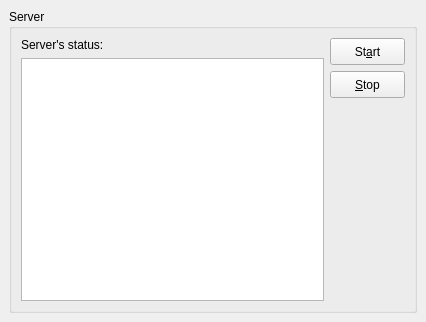
<ui version="4.0" >
 <class>wgServer</class>
 <widget class="QWidget" name="wgServer" >
  <property name="geometry" >
   <rect>
    <x>0</x>
    <y>0</y>
    <width>426</width>
    <height>322</height>
   </rect>
  </property>
  <property name="windowTitle" >
   <string>Form</string>
  </property>
  <layout class="QGridLayout" >
   <property name="margin" >
    <number>9</number>
   </property>
   <property name="spacing" >
    <number>6</number>
   </property>
   <item row="0" column="0" >
    <widget class="QGroupBox" name="groupBox" >
     <property name="title" >
      <string>Server</string>
     </property>
     <layout class="QGridLayout" >
      <property name="margin" >
       <number>9</number>
      </property>
      <property name="spacing" >
       <number>6</number>
      </property>
      <item row="0" column="0" >
       <layout class="QGridLayout" >
        <property name="margin" >
         <number>0</number>
        </property>
        <property name="spacing" >
         <number>6</number>
        </property>
        <item row="1" column="0" >
         <layout class="QHBoxLayout" >
          <property name="margin" >
           <number>0</number>
          </property>
          <property name="spacing" >
           <number>6</number>
          </property>
         </layout>
        </item>
        <item row="0" column="0" >
         <layout class="QHBoxLayout" >
          <property name="margin" >
           <number>0</number>
          </property>
          <property name="spacing" >
           <number>6</number>
          </property>
          <item>
           <layout class="QVBoxLayout" >
            <property name="margin" >
             <number>0</number>
            </property>
            <property name="spacing" >
             <number>6</number>
            </property>
            <item>
             <widget class="QLabel" name="label" >
              <property name="sizePolicy" >
               <sizepolicy>
                <hsizetype>0</hsizetype>
                <vsizetype>0</vsizetype>
                <horstretch>0</horstretch>
                <verstretch>0</verstretch>
               </sizepolicy>
              </property>
              <property name="text" >
               <string>Server's status:</string>
              </property>
             </widget>
            </item>
            <item>
             <widget class="QTextEdit" name="edtServerInfo" >
              <property name="acceptDrops" >
               <bool>false</bool>
              </property>
              <property name="lineWrapMode" >
               <enum>QTextEdit::NoWrap</enum>
              </property>
              <property name="readOnly" >
               <bool>true</bool>
              </property>
             </widget>
            </item>
           </layout>
          </item>
          <item>
           <layout class="QVBoxLayout" >
            <property name="margin" >
             <number>0</number>
            </property>
            <property name="spacing" >
             <number>6</number>
            </property>
            <item>
             <layout class="QVBoxLayout" >
              <property name="margin" >
               <number>0</number>
              </property>
              <property name="spacing" >
               <number>6</number>
              </property>
              <item>
               <widget class="QPushButton" name="btnStartServer" >
                <property name="sizePolicy" >
                 <sizepolicy>
                  <hsizetype>0</hsizetype>
                  <vsizetype>0</vsizetype>
                  <horstretch>0</horstretch>
                  <verstretch>0</verstretch>
                 </sizepolicy>
                </property>
                <property name="minimumSize" >
                 <size>
                  <width>75</width>
                  <height>27</height>
                 </size>
                </property>
                <property name="maximumSize" >
                 <size>
                  <width>75</width>
                  <height>27</height>
                 </size>
                </property>
                <property name="text" >
                 <string>St&amp;art</string>
                </property>
               </widget>
              </item>
              <item>
               <widget class="QPushButton" name="btnStopServer" >
                <property name="sizePolicy" >
                 <sizepolicy>
                  <hsizetype>0</hsizetype>
                  <vsizetype>0</vsizetype>
                  <horstretch>0</horstretch>
                  <verstretch>0</verstretch>
                 </sizepolicy>
                </property>
                <property name="minimumSize" >
                 <size>
                  <width>75</width>
                  <height>27</height>
                 </size>
                </property>
                <property name="maximumSize" >
                 <size>
                  <width>75</width>
                  <height>27</height>
                 </size>
                </property>
                <property name="text" >
                 <string>&amp;Stop</string>
                </property>
               </widget>
              </item>
             </layout>
            </item>
            <item>
             <spacer>
              <property name="orientation" >
               <enum>Qt::Vertical</enum>
              </property>
              <property name="sizeHint" >
               <size>
                <width>20</width>
                <height>40</height>
               </size>
              </property>
             </spacer>
            </item>
           </layout>
          </item>
         </layout>
        </item>
       </layout>
      </item>
     </layout>
    </widget>
   </item>
  </layout>
 </widget>
 <resources/>
 <connections/>
</ui>
